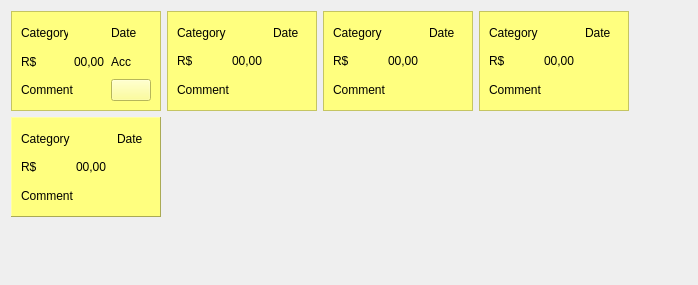
          <widget class="QWidget" name="scrollAreaWidgetContents">
           <property name="geometry">
            <rect>
             <x>0</x>
             <y>0</y>
             <width>698</width>
             <height>285</height>
            </rect>
           </property>
           <layout class="QGridLayout" name="gridLayout_12">
            <item row="0" column="1">
             <widget class="QFrame" name="frame_5">
              <property name="minimumSize">
               <size>
                <width>150</width>
                <height>100</height>
               </size>
              </property>
              <property name="maximumSize">
               <size>
                <width>150</width>
                <height>100</height>
               </size>
              </property>
              <property name="styleSheet">
               <string notr="true">background-color: rgb(255, 255, 127);</string>
              </property>
              <property name="frameShape">
               <enum>QFrame::StyledPanel</enum>
              </property>
              <property name="frameShadow">
               <enum>QFrame::Raised</enum>
              </property>
              <layout class="QGridLayout" name="gridLayout_11">
               <item row="0" column="2">
                <widget class="QLabel" name="label_28">
                 <property name="text">
                  <string>Date</string>
                 </property>
                </widget>
               </item>
               <item row="0" column="0">
                <widget class="QLabel" name="label_29">
                 <property name="text">
                  <string>Category</string>
                 </property>
                </widget>
               </item>
               <item row="1" column="0">
                <widget class="QLabel" name="label_30">
                 <property name="text">
                  <string>R$</string>
                 </property>
                </widget>
               </item>
               <item row="1" column="1" colspan="2">
                <widget class="QLabel" name="label_31">
                 <property name="text">
                  <string>00,00</string>
                 </property>
                </widget>
               </item>
               <item row="2" column="0" colspan="3">
                <widget class="QLabel" name="label_32">
                 <property name="text">
                  <string>Comment</string>
                 </property>
                </widget>
               </item>
              </layout>
             </widget>
            </item>
            <item row="1" column="0">
             <widget class="QFrame" name="frame_11">
              <property name="minimumSize">
               <size>
                <width>150</width>
                <height>100</height>
               </size>
              </property>
              <property name="maximumSize">
               <size>
                <width>150</width>
                <height>100</height>
               </size>
              </property>
              <property name="styleSheet">
               <string notr="true">background-color: rgb(255, 255, 127);</string>
              </property>
              <property name="frameShape">
               <enum>QFrame::Panel</enum>
              </property>
              <property name="frameShadow">
               <enum>QFrame::Raised</enum>
              </property>
              <layout class="QGridLayout" name="gridLayout_13">
               <item row="0" column="2">
                <widget class="QLabel" name="label_36">
                 <property name="text">
                  <string>Date</string>
                 </property>
                </widget>
               </item>
               <item row="0" column="0">
                <widget class="QLabel" name="label_37">
                 <property name="text">
                  <string>Category</string>
                 </property>
                </widget>
               </item>
               <item row="1" column="0">
                <widget class="QLabel" name="label_38">
                 <property name="text">
                  <string>R$</string>
                 </property>
                </widget>
               </item>
               <item row="1" column="1" colspan="2">
                <widget class="QLabel" name="label_39">
                 <property name="text">
                  <string>00,00</string>
                 </property>
                </widget>
               </item>
               <item row="2" column="0" colspan="3">
                <widget class="QLabel" name="label_40">
                 <property name="text">
                  <string>Comment</string>
                 </property>
                </widget>
               </item>
              </layout>
             </widget>
            </item>
            <item row="2" column="0">
             <spacer name="verticalSpacer_2">
              <property name="orientation">
               <enum>Qt::Vertical</enum>
              </property>
              <property name="sizeHint" stdset="0">
               <size>
                <width>20</width>
                <height>40</height>
               </size>
              </property>
             </spacer>
            </item>
            <item row="0" column="2">
             <widget class="QFrame" name="frame_10">
              <property name="minimumSize">
               <size>
                <width>150</width>
                <height>100</height>
               </size>
              </property>
              <property name="maximumSize">
               <size>
                <width>150</width>
                <height>100</height>
               </size>
              </property>
              <property name="styleSheet">
               <string notr="true">background-color: rgb(255, 255, 127);</string>
              </property>
              <property name="frameShape">
               <enum>QFrame::StyledPanel</enum>
              </property>
              <property name="frameShadow">
               <enum>QFrame::Raised</enum>
              </property>
              <layout class="QGridLayout" name="gridLayout_10">
               <item row="0" column="2">
                <widget class="QLabel" name="label_23">
                 <property name="text">
                  <string>Date</string>
                 </property>
                </widget>
               </item>
               <item row="0" column="0">
                <widget class="QLabel" name="label_24">
                 <property name="text">
                  <string>Category</string>
                 </property>
                </widget>
               </item>
               <item row="1" column="0">
                <widget class="QLabel" name="label_25">
                 <property name="text">
                  <string>R$</string>
                 </property>
                </widget>
               </item>
               <item row="1" column="1" colspan="2">
                <widget class="QLabel" name="label_26">
                 <property name="text">
                  <string>00,00</string>
                 </property>
                </widget>
               </item>
               <item row="2" column="0" colspan="3">
                <widget class="QLabel" name="label_27">
                 <property name="text">
                  <string>Comment</string>
                 </property>
                </widget>
               </item>
              </layout>
             </widget>
            </item>
            <item row="0" column="3">
             <widget class="QFrame" name="frame_9">
              <property name="minimumSize">
               <size>
                <width>150</width>
                <height>100</height>
               </size>
              </property>
              <property name="maximumSize">
               <size>
                <width>150</width>
                <height>100</height>
               </size>
              </property>
              <property name="styleSheet">
               <string notr="true">background-color: rgb(255, 255, 127);</string>
              </property>
              <property name="frameShape">
               <enum>QFrame::StyledPanel</enum>
              </property>
              <property name="frameShadow">
               <enum>QFrame::Raised</enum>
              </property>
              <layout class="QGridLayout" name="gridLayout_9">
               <item row="0" column="2">
                <widget class="QLabel" name="label_6">
                 <property name="text">
                  <string>Date</string>
                 </property>
                </widget>
               </item>
               <item row="0" column="0">
                <widget class="QLabel" name="label_19">
                 <property name="text">
                  <string>Category</string>
                 </property>
                </widget>
               </item>
               <item row="1" column="0">
                <widget class="QLabel" name="label_20">
                 <property name="text">
                  <string>R$</string>
                 </property>
                </widget>
               </item>
               <item row="1" column="1" colspan="2">
                <widget class="QLabel" name="label_21">
                 <property name="text">
                  <string>00,00</string>
                 </property>
                </widget>
               </item>
               <item row="2" column="0" colspan="3">
                <widget class="QLabel" name="label_22">
                 <property name="text">
                  <string>Comment</string>
                 </property>
                </widget>
               </item>
              </layout>
             </widget>
            </item>
            <item row="0" column="0">
             <widget class="QFrame" name="frame_4">
              <property name="minimumSize">
               <size>
                <width>150</width>
                <height>100</height>
               </size>
              </property>
              <property name="maximumSize">
               <size>
                <width>150</width>
                <height>100</height>
               </size>
              </property>
              <property name="styleSheet">
               <string notr="true">background-color: rgb(255, 255, 127);</string>
              </property>
              <property name="frameShape">
               <enum>QFrame::StyledPanel</enum>
              </property>
              <property name="frameShadow">
               <enum>QFrame::Raised</enum>
              </property>
              <layout class="QGridLayout" name="gridLayout_8">
               <item row="1" column="1" colspan="2">
                <widget class="QLabel" name="label_3">
                 <property name="text">
                  <string>00,00</string>
                 </property>
                </widget>
               </item>
               <item row="1" column="0">
                <widget class="QLabel" name="label">
                 <property name="text">
                  <string>R$</string>
                 </property>
                </widget>
               </item>
               <item row="0" column="0">
                <widget class="QLabel" name="label_4">
                 <property name="text">
                  <string>Category</string>
                 </property>
                </widget>
               </item>
               <item row="1" column="3">
                <widget class="QLabel" name="label_41">
                 <property name="text">
                  <string>Acc</string>
                 </property>
                </widget>
               </item>
               <item row="0" column="3">
                <widget class="QLabel" name="label_5">
                 <property name="text">
                  <string>Date</string>
                 </property>
                </widget>
               </item>
               <item row="2" column="3">
                <widget class="QPushButton" name="pushButton_2">
                 <property name="cursor">
                  <cursorShape>PointingHandCursor</cursorShape>
                 </property>
                 <property name="text">
                  <string/>
                 </property>
                </widget>
               </item>
               <item row="2" column="0" colspan="3">
                <widget class="QLabel" name="label_2">
                 <property name="text">
                  <string>Comment</string>
                 </property>
                </widget>
               </item>
              </layout>
             </widget>
            </item>
            <item row="0" column="4">
             <spacer name="horzSpacer">
              <property name="orientation">
               <enum>Qt::Horizontal</enum>
              </property>
              <property name="sizeHint" stdset="0">
               <size>
                <width>40</width>
                <height>20</height>
               </size>
              </property>
             </spacer>
            </item>
           </layout>
          </widget>
